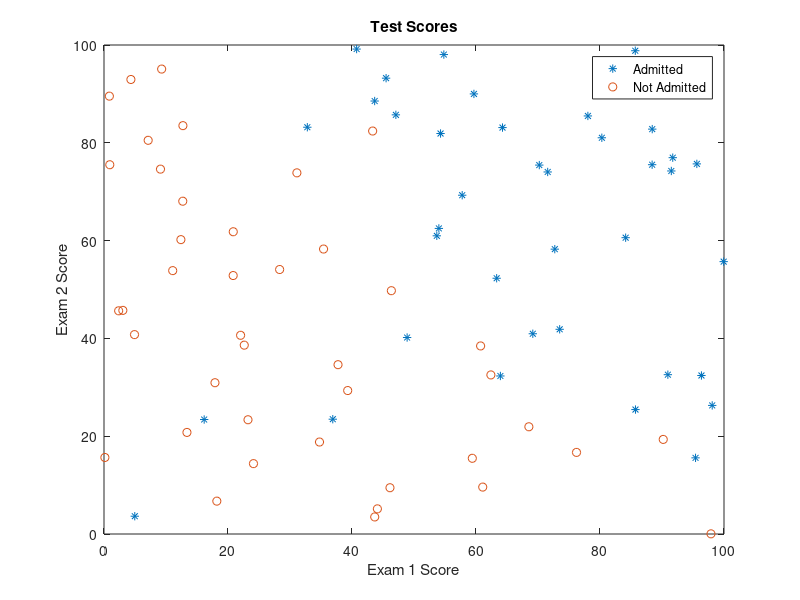
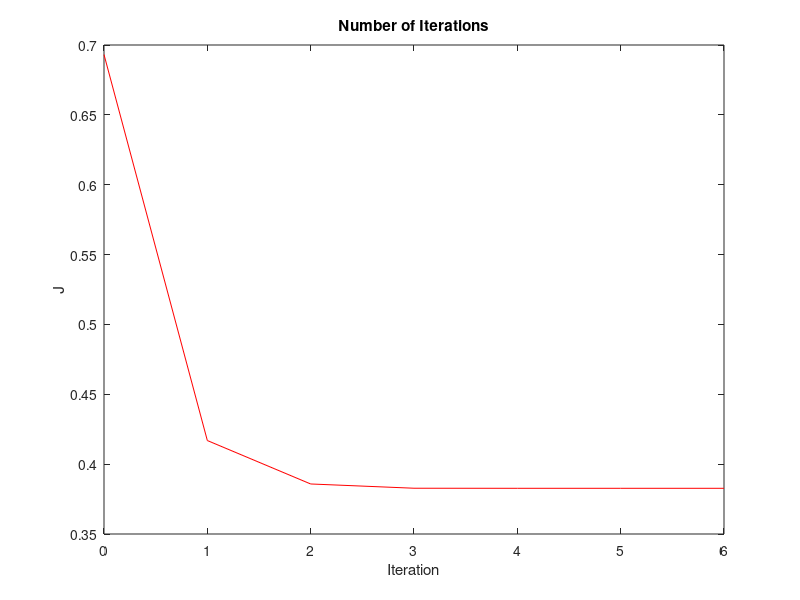
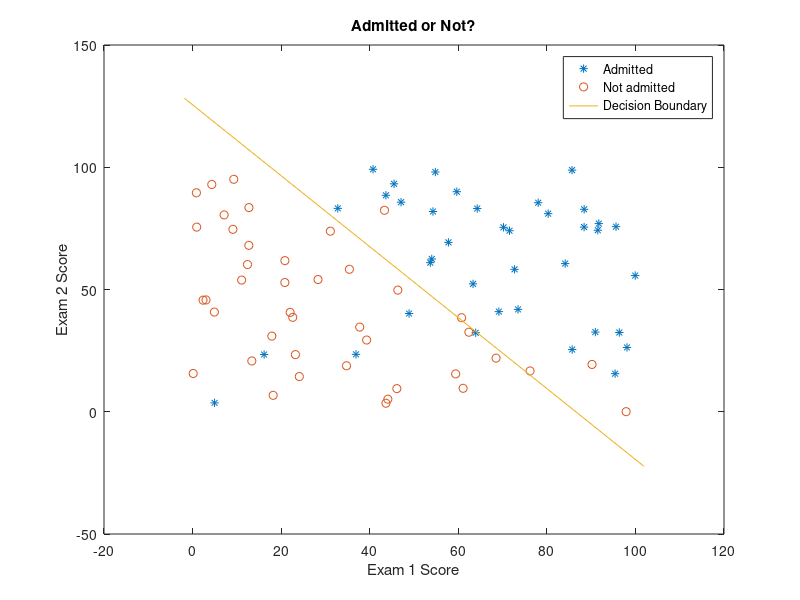
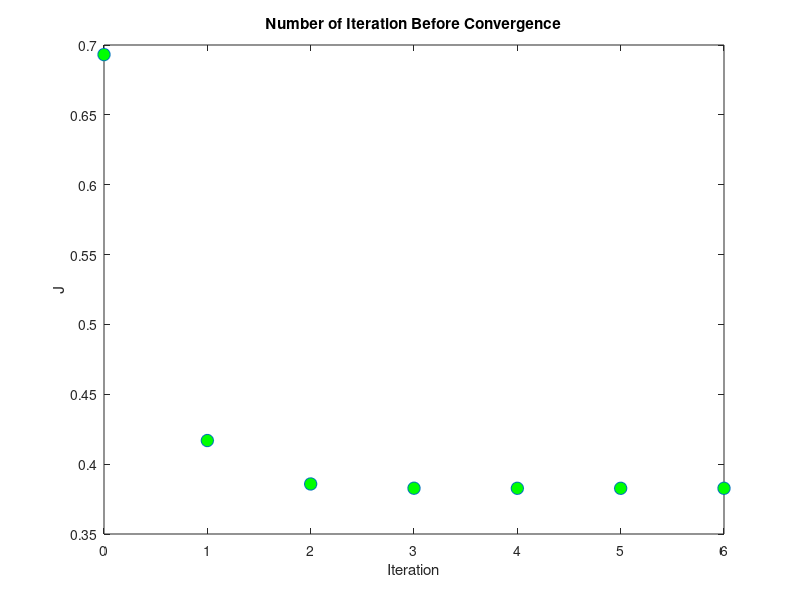

The MATLAB source for these figures, in order:
%LAB03

clear all; close all; clc
x = load('xNew.dat'); 
y = load('yNew.dat');
theta = zeros(3,1);

m = length(x);
x = [ones(m, 1), x];

pos = find(y==1);
neg = find(y ==0);

%Procedure 3.1
    plot(x(pos, 2), x(pos, 3), ('*'));
    hold on
    plot(x(neg,2), x(neg,3), 'o');
    xlabel('Exam 1 Score');
    ylabel('Exam 2 Score');
    title('Test Scores');
    legend('Admitted', 'Not Admitted');

    %z = theta\x;
    g = inline('1.0 ./ (1.0 + exp(-z))'); 

%Procedure 3.2
    iter = 7;
    J = zeros(iter, 1);
        for i = 1:iter
            z = x * theta;
            h = g(z);
            %Cost Function
            J(i) =(1/m)*sum(-y.*log(h) - (1-y).*log(1-h));
            %Newton's Law
                %Logistic Regression
                grad = (1/m).*x' * (h-y);
                %Hessian
                H = (1/m).*x' * diag(h) * diag(1-h) * x;
                %Update Rule
                theta = theta - H\grad; 
        end

        figure;
        plot(0:iter-1,J(1:iter),'r');
        xlabel('Iteration');
        ylabel('J');
        title('Number of Iterations');

        plot_x = [min(x(:,2))-2,  max(x(:,2))+2];
        plot_y = (-1./theta(3)).*(theta(2).*plot_x +theta(1));

        figure;
        plot(x(pos, 2), x(pos, 3), ('*'));
        hold on
        plot(x(neg,2), x(neg,3), 'o');
        xlabel('Exam 1 Score');
        ylabel('Exam 2 Score');
        title('Admitted or Not?');
        hold on;
        plot(plot_x, plot_y)
        legend('Admitted', 'Not admitted', 'Decision Boundary')
        hold off

        % Plot J
        figure
        plot(0:iter-1, J, 'o', 'MarkerFaceColor', 'g', 'MarkerSize', 9);
        xlabel('Iteration'); 
        ylabel('J');
        title('Number of Iteration Before Convergence');
    
    %Procedure 3.3
    %Theta
    theta
    Iterations = 5
    J
    probability_of_not_passing = 1 - g([1, 20, 80]*theta)
    probability_of_passing = 1 - g([2, 20, 80]*theta)
    %not admitted = 1, admitted = 2
    %exam 1 = 20, exam 2 = 80